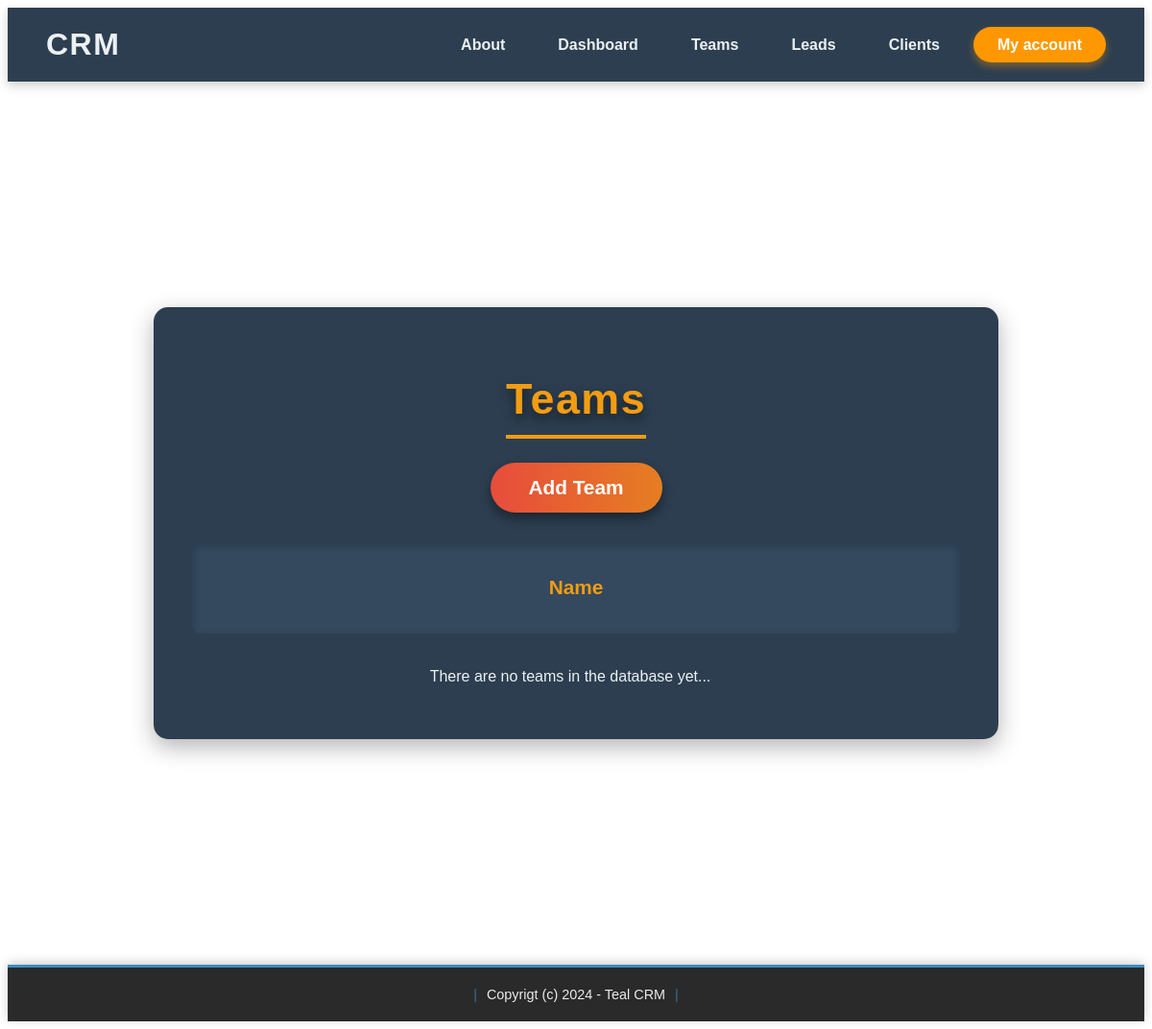
The app's page /teams_list (signed in), older data.
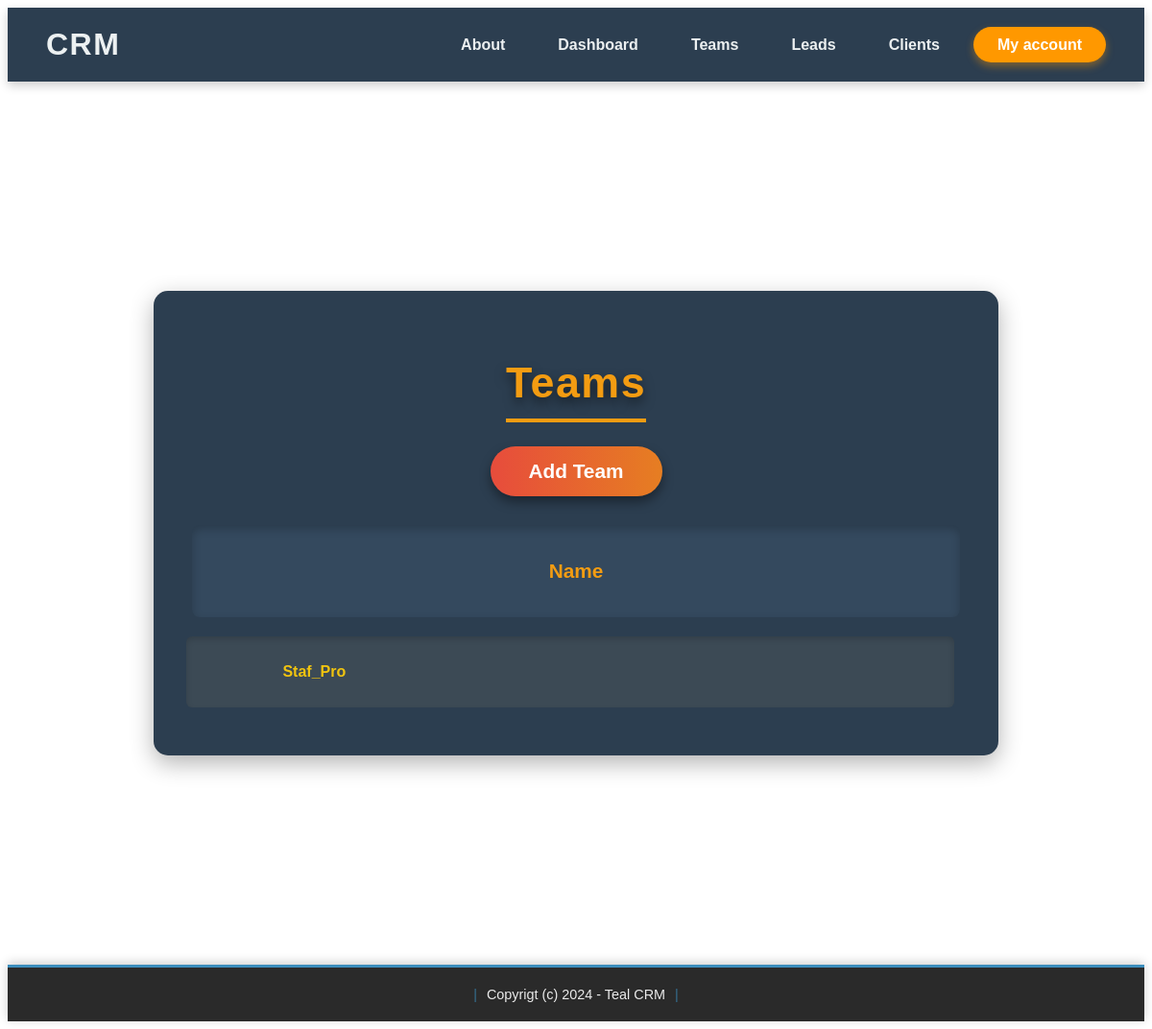
The same page, newer data.
### catalog/models.py (models this page shows, shortened)
class Team(models.Model):
    plan = models.ForeignKey(Plan, related_name='teams', on_delete=models.CASCADE, null=True, blank=True)
    name = models.CharField(max_length=100)
    members = models.ManyToManyField(User, related_name='teams')
    created_by = models.ForeignKey(User, related_name='created_teams', on_delete=models.CASCADE)
    created_at = models.DateTimeField(auto_now_add=True)

### catalog/views.py (the view)
# urls.py: path('teams_list', views.teams_list, name='teams_list'),
@login_required
def teams_list(request):
    teams = Team.objects.filter(created_by=request.user)
    data = {'teams': teams}
    return render(request, 'team/teams_list.html', data)

### templates/team/teams_list.html (shortened to what this page needs)
{% extends 'base.html' %}
{% load static %}
{% block head %}
    <link rel="stylesheet" href="{% static 'base.css' %}">
    <link rel="stylesheet" href="{% static 'leads_list.css' %}">
{% endblock %}
{% block content %}
<div class="page-background">
    <div class="led">
        <h1 class="zag">Teams</h1>
        <a class="das" href="{% url 'addteam' %}">Add Team</a>
        <div class="flex-header">
            <p class="column-title">Name</p>
        </div>
        <div class="scroll-container">
            {% for team in teams %}
                <div class="table-row">
                    <p class="row-text">
                        <a href="{% url 'teams_detail' team.id %}">{{ team.name }}</a>
                    </p>
                    <p class="row-text">{{ team.get_priority_display }}</p>
                    <p class="row-text">{{ team.get_status_display }}</p>
                </div>
            {% empty %}
                <p>There are no teams in the database yet...</p>
            {% endfor %}
        </div>
    </div>
</div>
{% endblock %}

Row changes from the older to the newer data that the page shows:
added Team: name "Staf_Pro"
Text that changed along with them:
text no longer shown: "There are no teams in the database yet..."
